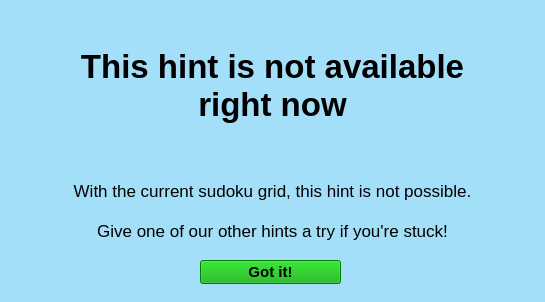
<?xml version="1.0" encoding="UTF-8"?>
<ui version="4.0">
 <class>no_hint_available</class>
 <widget class="QWidget" name="no_hint_available">
  <property name="geometry">
   <rect>
    <x>0</x>
    <y>0</y>
    <width>545</width>
    <height>302</height>
   </rect>
  </property>
  <property name="windowTitle">
   <string>No Hint Available!</string>
  </property>
  <property name="styleSheet">
   <string notr="true">background-color: rgb(163, 223, 249);</string>
  </property>
  <widget class="QLabel" name="label">
   <property name="geometry">
    <rect>
     <x>0</x>
     <y>20</y>
     <width>545</width>
     <height>131</height>
    </rect>
   </property>
   <property name="font">
    <font>
     <pointsize>25</pointsize>
     <bold>true</bold>
    </font>
   </property>
   <property name="text">
    <string>This hint is not available
right now</string>
   </property>
   <property name="alignment">
    <set>Qt::AlignCenter</set>
   </property>
  </widget>
  <widget class="QLabel" name="label_2">
   <property name="geometry">
    <rect>
     <x>0</x>
     <y>160</y>
     <width>545</width>
     <height>101</height>
    </rect>
   </property>
   <property name="font">
    <font>
     <pointsize>13</pointsize>
    </font>
   </property>
   <property name="text">
    <string>With the current sudoku grid, this hint is not possible.

Give one of our other hints a try if you're stuck!</string>
   </property>
   <property name="alignment">
    <set>Qt::AlignCenter</set>
   </property>
  </widget>
  <widget class="QPushButton" name="pushButton">
   <property name="geometry">
    <rect>
     <x>200</x>
     <y>260</y>
     <width>141</width>
     <height>24</height>
    </rect>
   </property>
   <property name="font">
    <font>
     <pointsize>11</pointsize>
     <bold>true</bold>
    </font>
   </property>
   <property name="styleSheet">
    <string notr="true">background-color: rgb(0, 170, 0);</string>
   </property>
   <property name="text">
    <string>Got it!</string>
   </property>
  </widget>
 </widget>
 <resources/>
 <connections/>
</ui>
